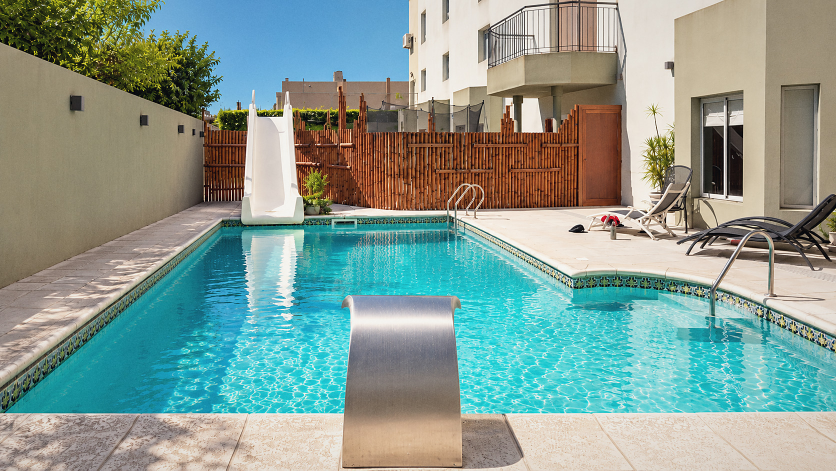
#> input picture assets/img/hero.jpg, 1672 x 941 px (shown at 1/2 size)
$ python grade-image.py ../assets/img/hero.jpg ../assets/img/hero.jpg
#> lines starting #> are read from the running program, lines starting #| are printed output that depends on the picture
#!/usr/bin/env python3
"""
Aplica el tratamiento fotográfico que usamos para el hero: baja el look
HDR/saturado típico de las imágenes de banco o generadas, y le devuelve
las imperfecciones que tiene una foto real (rolloff de luces, viñeteo,
grano). Guarda un JPG optimizado.

Requiere: pip install pillow numpy

Uso:
    python3 tools/grade-image.py entrada.png assets/img/hero.jpg
"""
import os
import sys

import numpy as np
from PIL import Image, ImageEnhance, ImageFilter

if len(sys.argv) != 3:
    sys.exit(__doc__)

src, dst = sys.argv[1], sys.argv[2]

im = Image.open(src).convert('RGB')
#> im is the input picture: PIL image 1672x941 RGB; mean R, G, B 134.9, 155.8, 146.9
w, h = im.size
#> w = 1672; h = 941

# Bajar la saturación general (el look HDR/stock viene de acá).
im = ImageEnhance.Color(im).enhance(0.88)

a = np.asarray(im).astype(np.float32) / 255.0

# Rolloff de altas luces: en una foto real el blanco casi nunca clipea tan limpio.
hi = np.clip((a - 0.75) / 0.25, 0, 1)
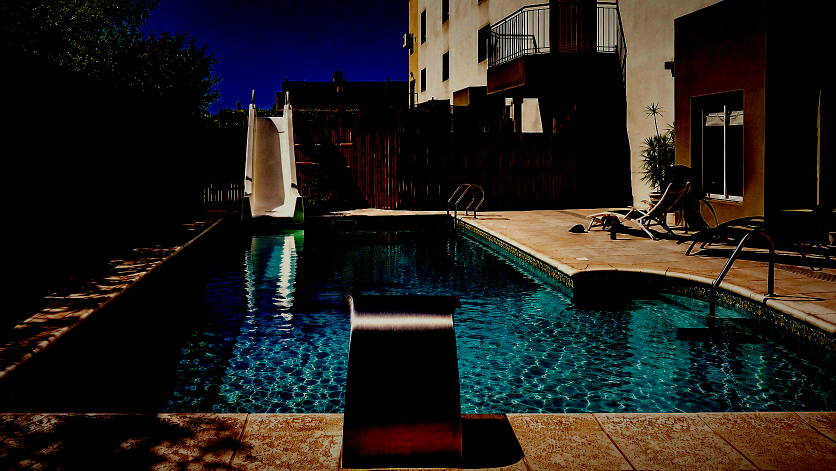
#> hi: shape (941, 1672, 3) float32 (shown at 1/2 size); mean R, G, B 0.124, 0.119, 0.107
a = a - hi * (a - 0.75) * 0.16

# Levantar apenas las sombras, para menos contraste digital duro.
a = a * (1 - 0.045) + 0.045
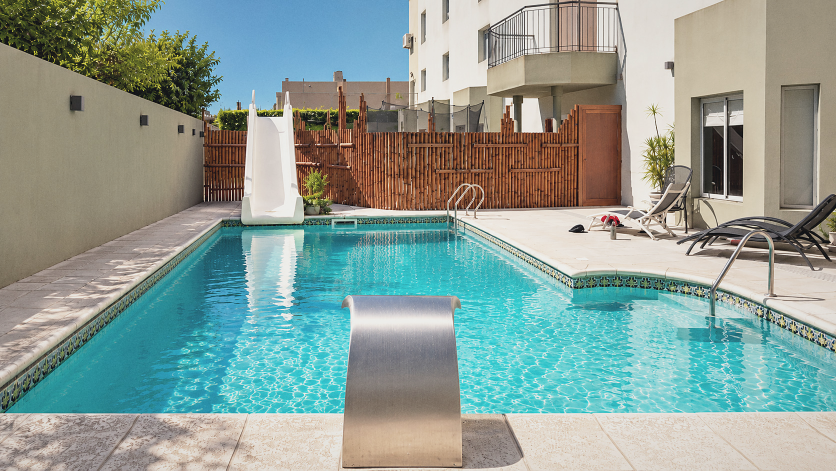
#> a: shape (941, 1672, 3) float32 (shown at 1/2 size); mean R, G, B 0.552, 0.622, 0.593

# Split toning: sombras a frío, luces a cálido.
lum = a @ np.array([0.2126, 0.7152, 0.0722], dtype=np.float32)
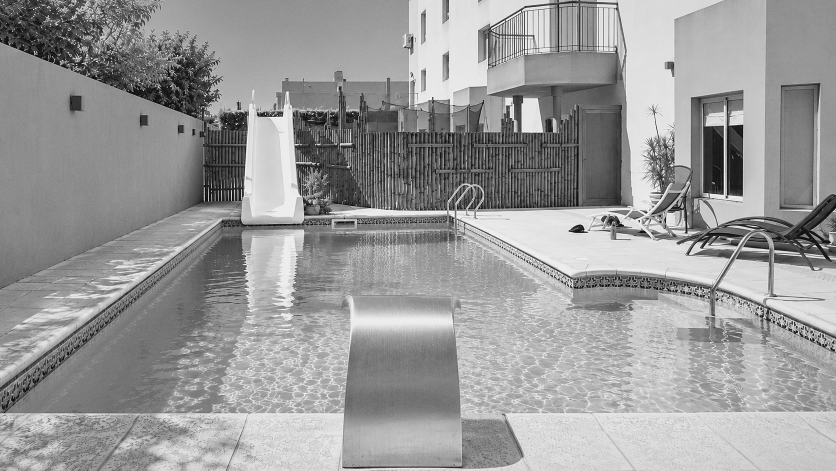
#> lum: shape (941, 1672) float32 (shown at 1/2 size); min 0.045, max 0.962, mean 0.605
shadow_mask = np.clip(1 - lum * 1.7, 0, 1)[..., None]
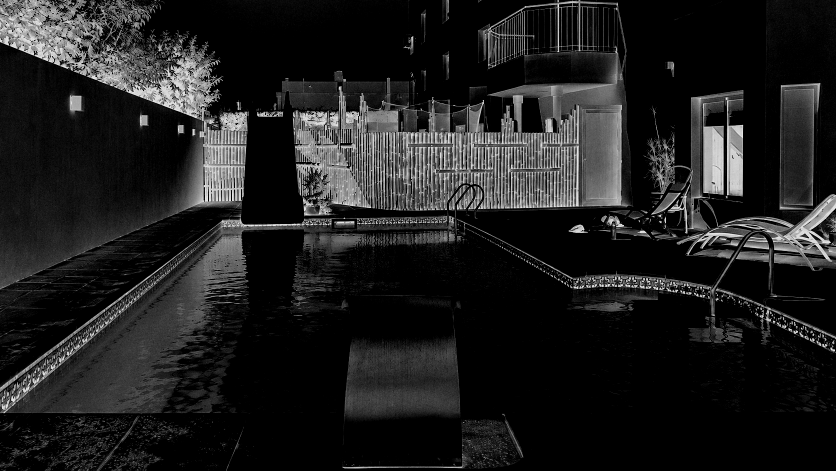
#> shadow_mask: shape (941, 1672, 1) float32 (shown at 1/2 size); min 0, max 0.924, mean 0.123
high_mask = np.clip((lum - 0.55) / 0.45, 0, 1)[..., None]
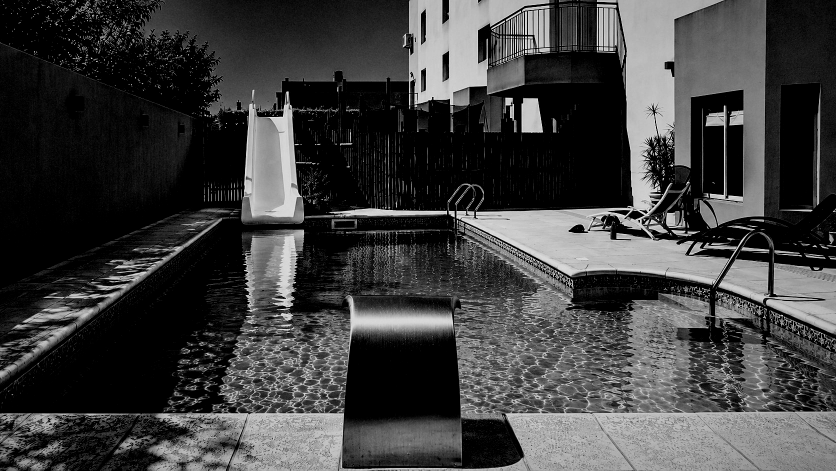
#> high_mask: shape (941, 1672, 1) float32 (shown at 1/2 size); min 0, max 0.915, mean 0.247
a += shadow_mask * np.array([-0.010, -0.002, 0.014], dtype=np.float32)
a += high_mask * np.array([0.012, 0.004, -0.010], dtype=np.float32)

# Viñeteo leve: imita la caída de luz de una lente real.
yy, xx = np.mgrid[0:h, 0:w].astype(np.float32)
cx, cy = w / 2, h / 2
#> cx = 836; cy = 470.5
r = np.sqrt(((xx - cx) / cx) ** 2 + ((yy - cy) / cy) ** 2) / np.sqrt(2)
a *= (1 - 0.13 * (r ** 2.2))[..., None]

# Grano fino de luminancia: es lo que más rompe el aspecto "plástico".
rng = np.random.default_rng(7)
grain8 = np.clip(rng.normal(128, 40, (h, w)), 0, 255).astype(np.uint8)
grain8 = Image.fromarray(grain8, mode='L').filter(ImageFilter.GaussianBlur(0.5))
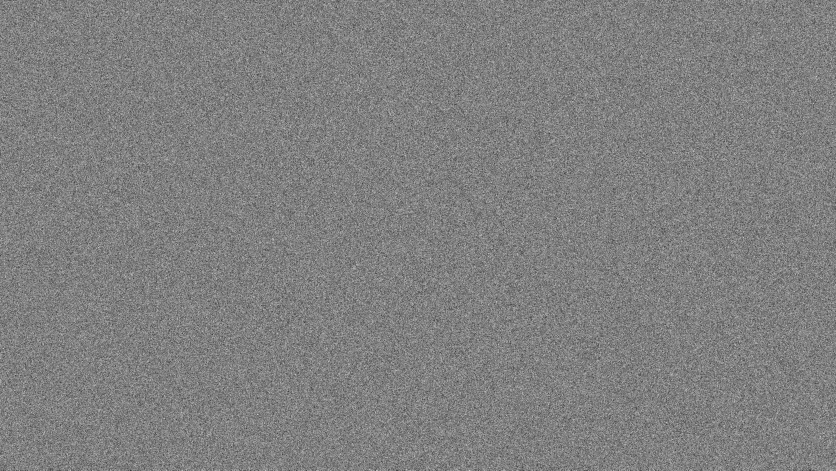
#> grain8: PIL image 1672x941 L (shown at 1/2 size); min 30, max 225, mean 127.5
grain = np.asarray(grain8).astype(np.float32) - 128.0
grain /= (grain.std() + 1e-6)
# Más grano en medios tonos y casi nada en luces, como la película real.
grain_mask = (1 - np.abs(lum - 0.45) / 0.55).clip(0.15, 1)
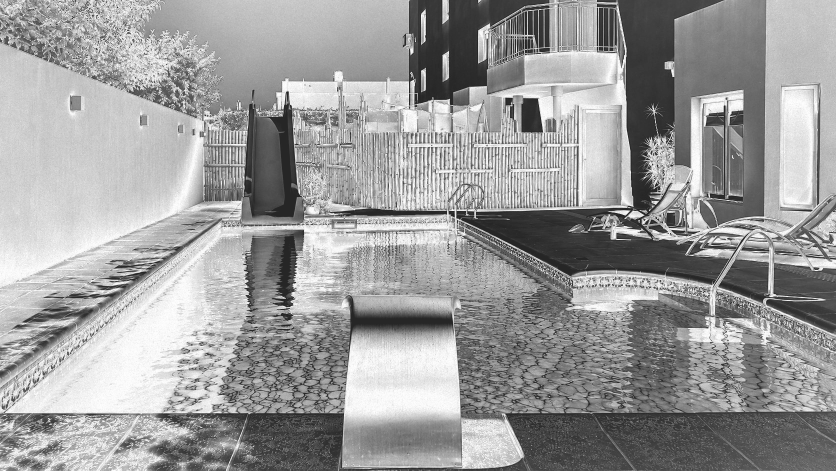
#> grain_mask: shape (941, 1672) float32 (shown at 1/2 size); min 0.15, max 1, mean 0.612
a += (grain * 0.011 * grain_mask)[..., None]

out = Image.fromarray((np.clip(a, 0, 1) * 255).astype(np.uint8), 'RGB')
out = out.filter(ImageFilter.UnsharpMask(radius=1.4, percent=52, threshold=3))
out.save(dst, quality=92, subsampling=0, optimize=True, progressive=True)

print('%s (%d KB, %dx%d) -> %s (%d KB)' % (
    os.path.basename(src), os.path.getsize(src) / 1024, w, h,
    os.path.basename(dst), os.path.getsize(dst) / 1024,
))
#| hero.jpg (789 KB, 1672x941) -> hero.jpg (789 KB)

$ run again, with assets/img/amenity-m.jpg copied over assets/img/hero.jpg
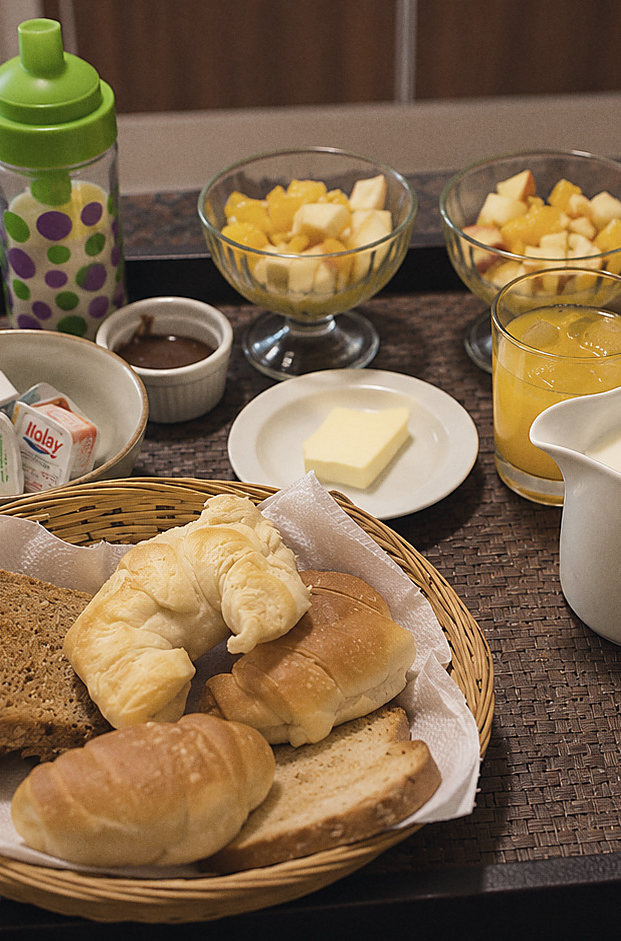
#> input picture assets/img/amenity-m.jpg, 621 x 941 px
#> im is the input picture: PIL image 621x941 RGB; mean R, G, B 127.9, 103.1, 74.4
#> `grain8 = Image.fromarray(grain8, mode='L').filter(ImageFilter.Gaussian..`:
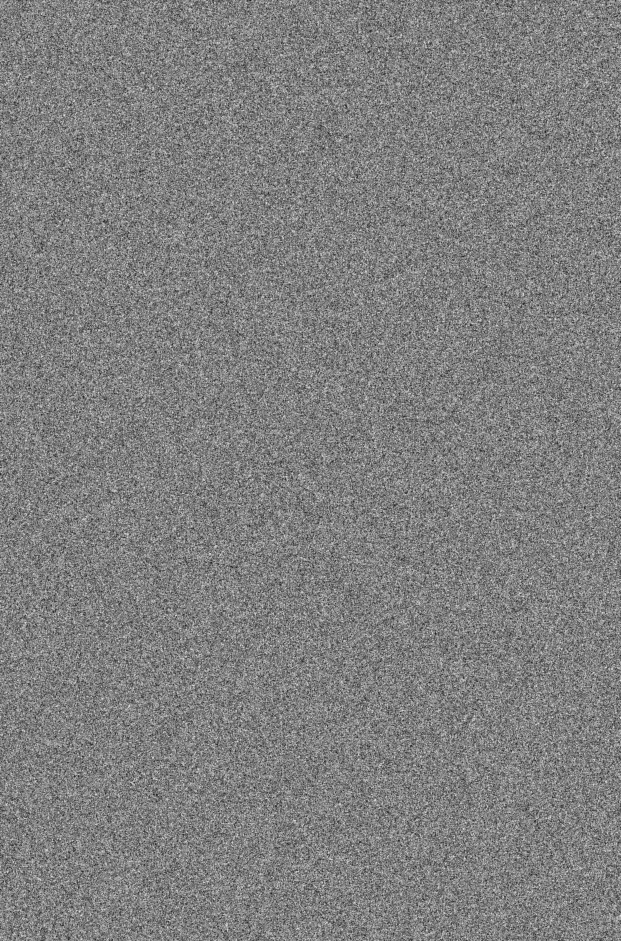
#> grain8: PIL image 621x941 L; min 26, max 223, mean 127.6
#> `grain_mask = (1 - np.abs(lum - 0.45) / 0.55).clip(0.15, 1)`:
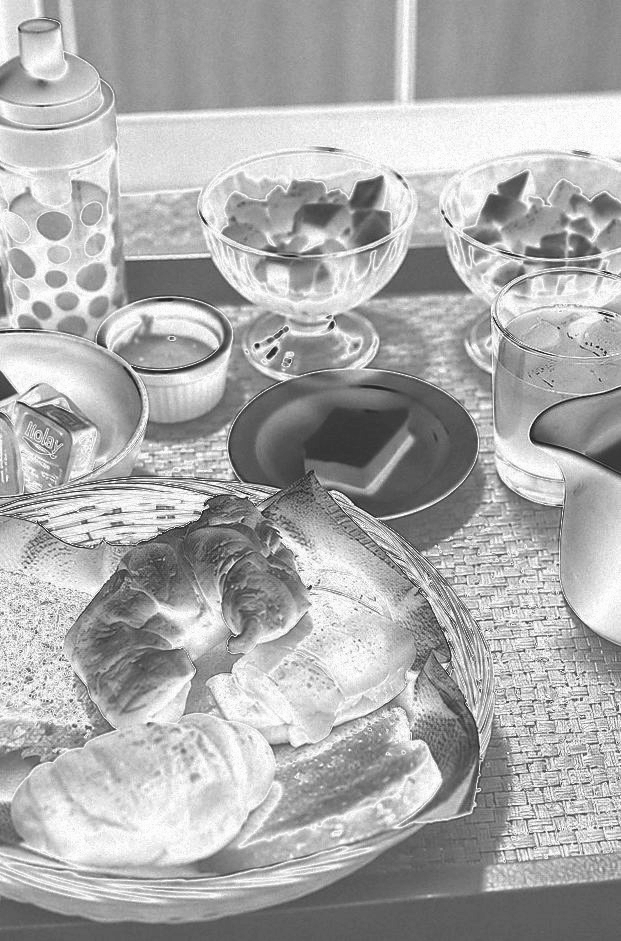
#> grain_mask: shape (941, 621) float32; min 0.15, max 1, mean 0.675
#| hero.jpg (216 KB, 621x941) -> hero.jpg (216 KB)

$ run again, with assets/img/amenity.jpg copied over assets/img/hero.jpg
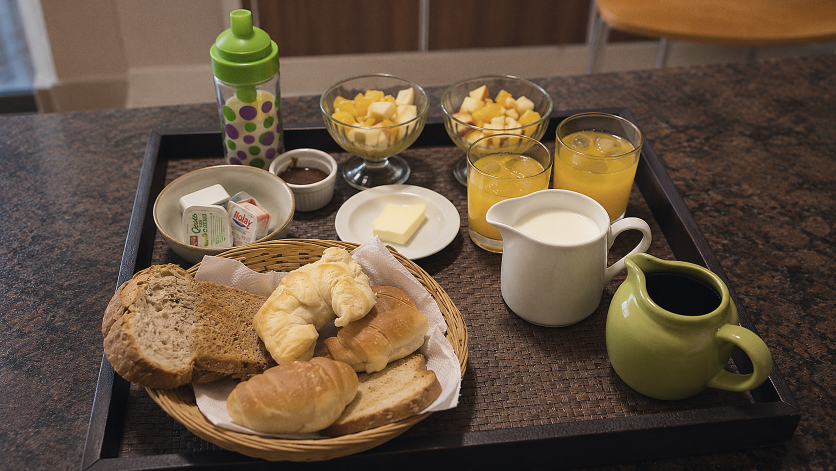
#> input picture assets/img/amenity.jpg, 1672 x 941 px (shown at 1/2 size)
#> im is the input picture: PIL image 1672x941 RGB; mean R, G, B 102.2, 83.7, 64.9
#> `high_mask = np.clip((lum - 0.55) / 0.45, 0, 1)[..., None]`:
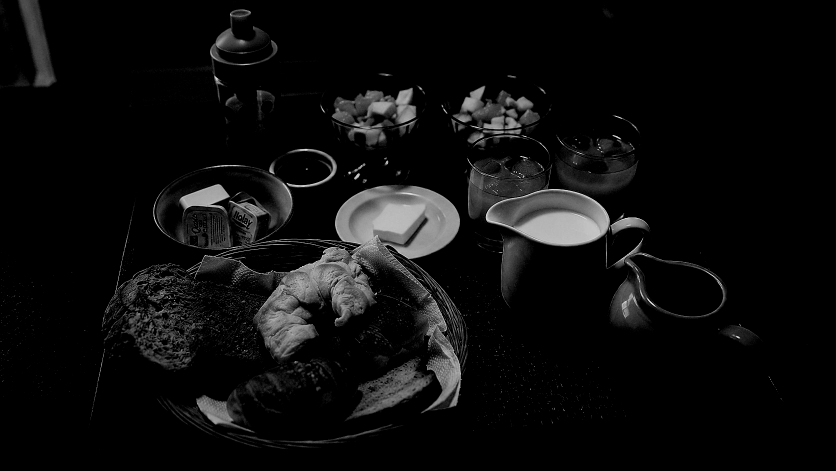
#> high_mask: shape (941, 1672, 1) float32 (shown at 1/2 size); min 0, max 0.915, mean 0.0533
#> `grain_mask = (1 - np.abs(lum - 0.45) / 0.55).clip(0.15, 1)`:
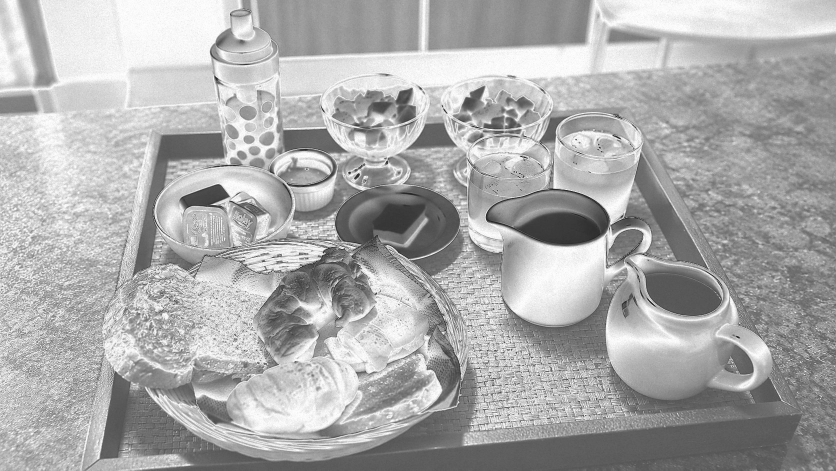
#> grain_mask: shape (941, 1672) float32 (shown at 1/2 size); min 0.15, max 1, mean 0.675
#| hero.jpg (610 KB, 1672x941) -> hero.jpg (610 KB)

$ run again, with assets/img/breakfast.jpg copied over assets/img/hero.jpg
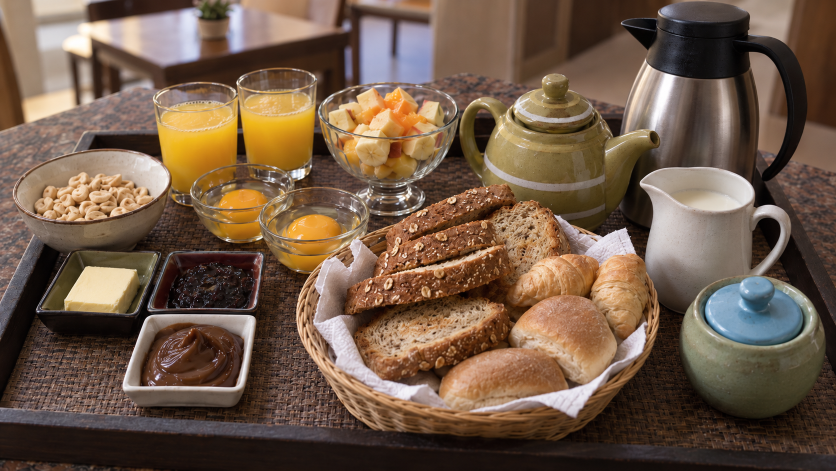
#> input picture assets/img/breakfast.jpg, 1672 x 941 px (shown at 1/2 size)
#> im is the input picture: PIL image 1672x941 RGB; mean R, G, B 113.2, 90.5, 72.4
#> `grain_mask = (1 - np.abs(lum - 0.45) / 0.55).clip(0.15, 1)`:
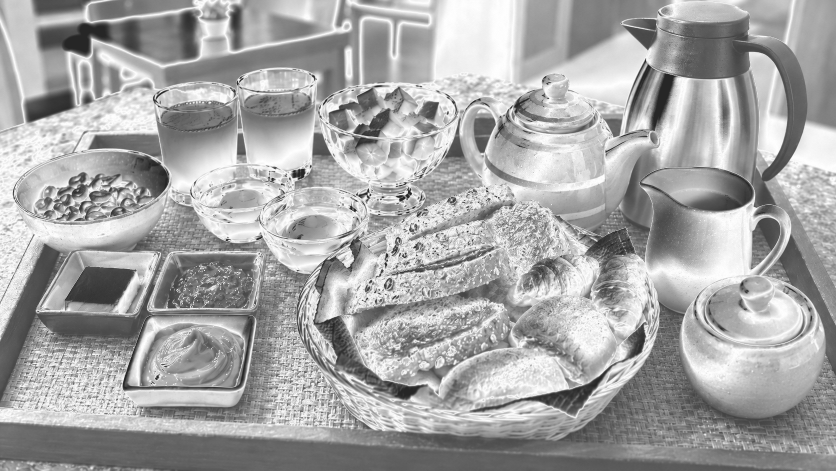
#> grain_mask: shape (941, 1672) float32 (shown at 1/2 size); min 0.15, max 1, mean 0.652
#| hero.jpg (545 KB, 1672x941) -> hero.jpg (545 KB)
